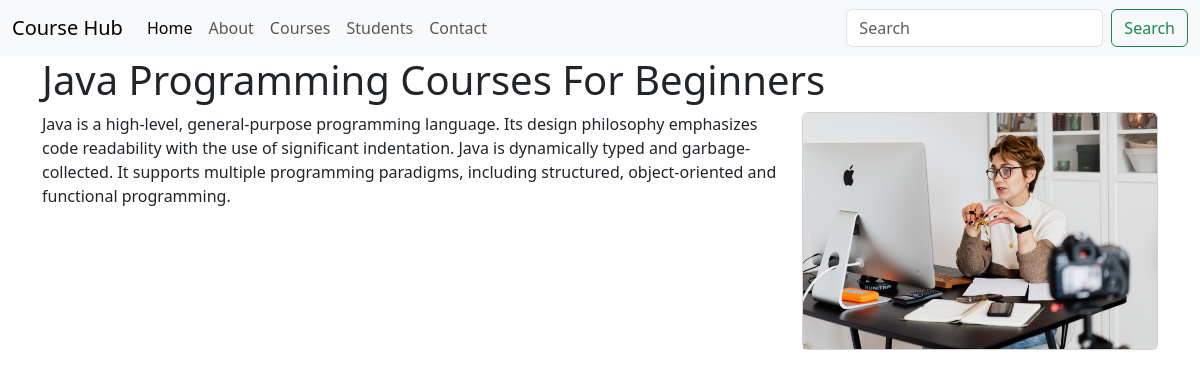
The page /java-programming-course on the database as committed earlier.
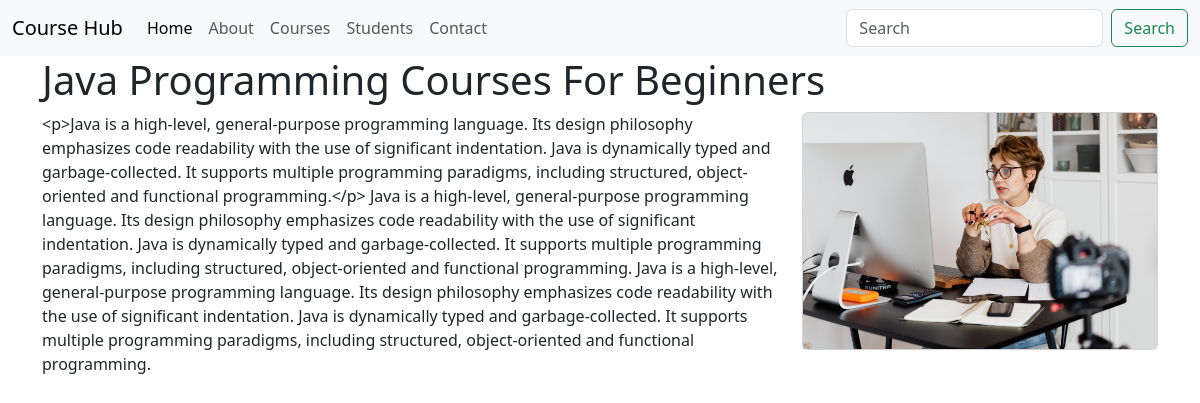
The same page on the database as committed later.
### sofconapp/models.py (models this page shows, shortened)
class Course(models.Model):
    sno = models.AutoField(primary_key=True)
    cname = models.CharField(max_length=255)
    csummary = models.TextField()
    cimg = models.ImageField(upload_to='courseimages')
    heading = models.CharField(max_length=100)
    slug = models.SlugField(max_length=500)

### sofconapp/views.py (the view)
# urls.py: path('<str:slug>',views.coursedetails,name='coursedetails'),
def coursedetails(request,slug):
    fullDetails = Course.objects.filter(slug=slug).first()
    context = {'fullDetails':fullDetails}
    return render(request, 'coursedetails.html', context)

### templates/coursedetails.html
{% extends "base.html" %}
{% block content %}
<div class="container">
    <h1>{{fullDetails.heading}}</h1>
    <div class="container-my-5">
        <div class="row">
            <div class="col-md-8">
                <p>{{fullDetails.csummary}}</p>
            </div>
            <div class="col-md-4">
                <div class="card">
                    <img class="card-img-top" src="{{fullDetails.cimg.url}}">
                </div>
            </div>
        </div>
    </div>
</div>
{% endblock content %}

Rows that differ between the two databases and show on the page:
changed Course "Java Programming Courses For Beginners": csummary "Java is a high-level,…" → "<p>Java is a high-level, general-purpose programming language. Its design philosophy emphasizes code readability with the use of significant indentation. Java is dynamically typed and garbage-collected. It supports multiple programming paradigms, including structured, object-oriented and functional programming.</p> Java is a high-level, general-purpose programming language. Its design philosophy emphasizes code readability with the use of significant indentation. Java is dynamically typed and garbage-collected. It supports multiple programming paradigms, including structured, object-oriented and functional programming. Java is a high-level,…"
